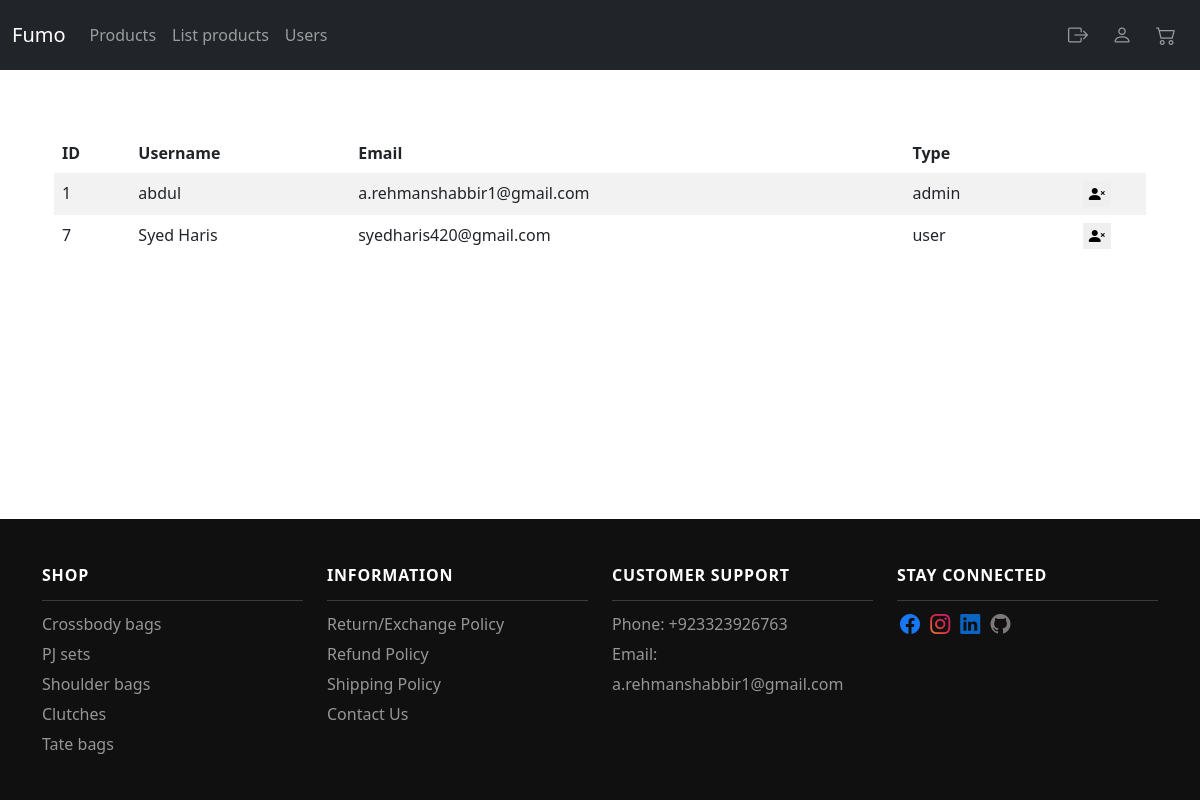
The page /users (signed in) on the database as committed earlier.
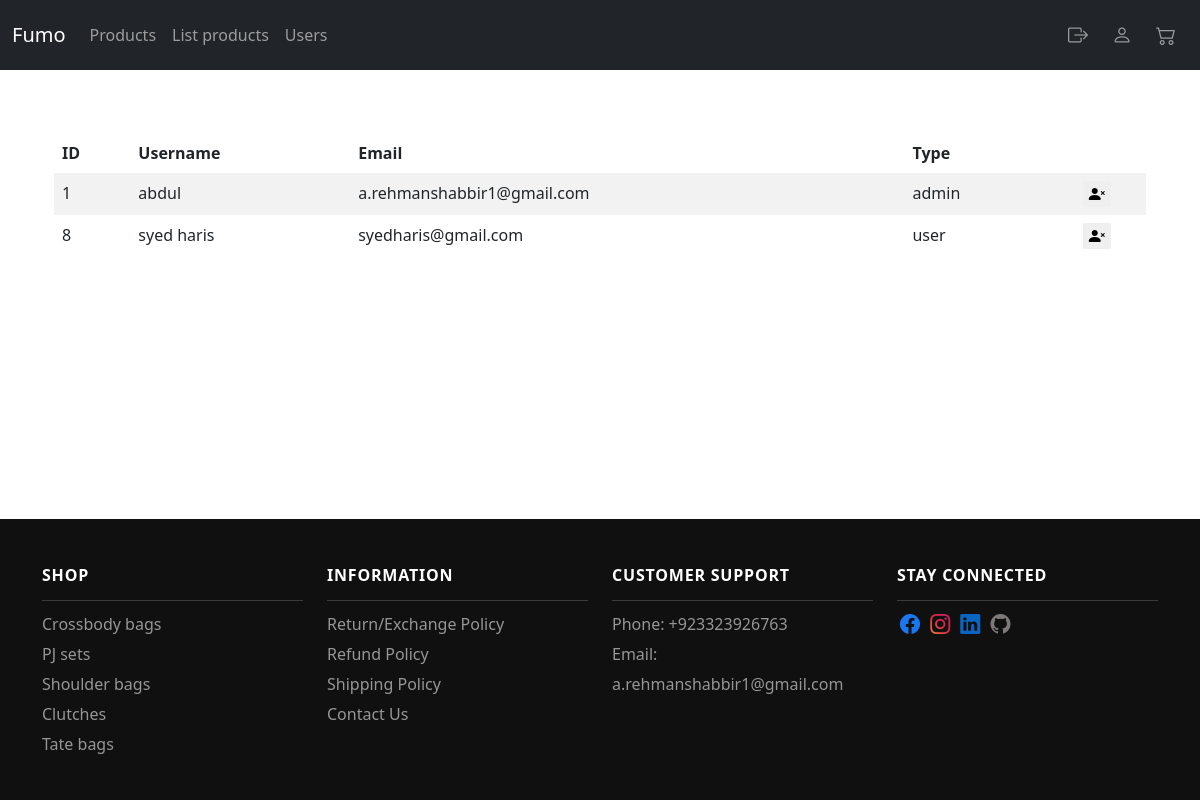
The same page on the database as committed later.
### tables this page shows
CREATE TABLE users (
    id INTEGER PRIMARY KEY AUTOINCREMENT,
    username TEXT UNIQUE NOT NULL,
    email TEXT UNIQUE NOT NULL,
    password TEXT NOT NULL,
    type TEXT DEFAULT "user" NOT NULL
);

### app.py (the view)
@app.route("/users", methods = ["GET", "POST"])
@admin_restricted
@login_required
def users():
    if request.method == 'GET':
        db = get_db()
        users_data = db.execute("SELECT * FROM users")
        return render_template("users.html", users_data=users_data)

### app.py (called while the page is built)
@app.after_request
def after_request(response):
    response.headers["Cache-Control"] = "no-cache, no-store, must-revalidate"
    response.headers["Expires"] = 0
    response.headers["Pragma"] = "no-cache"
    return response

### helpers.py (called while the page is built)
def get_db():
    if 'db' not in g:
        g.db = sqlite3.connect(
            current_app.config['DATABASE'],
            detect_types=sqlite3.PARSE_DECLTYPES
        )
        g.db.row_factory = sqlite3.Row
    return g.db

def login_required(f):
    @wraps(f)
    def decorated_function(*args, **kwargs):
        if session.get("user_id") is None:
            flash("Login required!")
            return redirect(url_for("login"))
        return f(*args, **kwargs)
    return decorated_function

def admin_restricted(f):
    @wraps(f)
    def decorated_function(*args, **kwargs):
        if session.get("user_type") != "admin":
            flash("Admin restricted!")
            return redirect(url_for("home"))
        return f(*args, **kwargs)
    return decorated_function

### templates/users.html (shortened to what this page needs)
{% extends "layout.html" %}
{% block main %}
<table class="table table-striped table-borderless">
    <thead>
        <tr>
            <th class="text-start">ID</th>
            <th class="text-start">Username</th>
            <th class="text-start">Email</th>
            <th class="text-start">Type</th>
        </tr>
    </thead>
    <tbody>
        {% for user in users_data %}
        <tr>
            <td class="text-start">{{ user["id"] }}</td>
            <td class="text-start">{{ user["username"] }}</td>
            <td class="text-start">{{ user["email"] }}</td>
            <td class="text-start">{{ user["type"] }}</td>
            <td>
                <form action="/delete_user" method="post">
                    <button type="submit" id="user_id">
                        <i class="bi bi-person-x-fill"></i>
                    </button>
                </form>
            </td>
        </tr>
        {% endfor %}
    </tbody>
</table>
{% endblock %}

Rows that differ between the two databases and show on the page:
removed users: id "7", username "Syed Haris", email "syedharis420@gmail.com", type "user"
added users: id "8", username "syed haris", email "syedharis@gmail.com", type "user"
